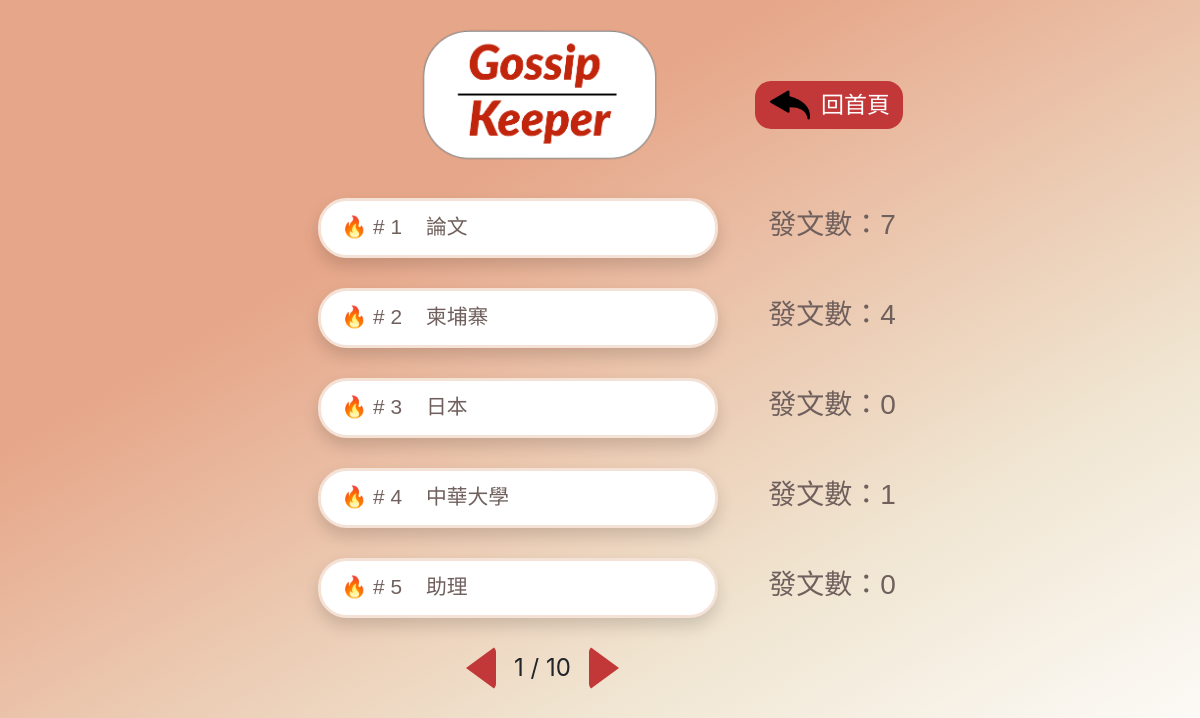
The page /topic on the database as committed earlier.
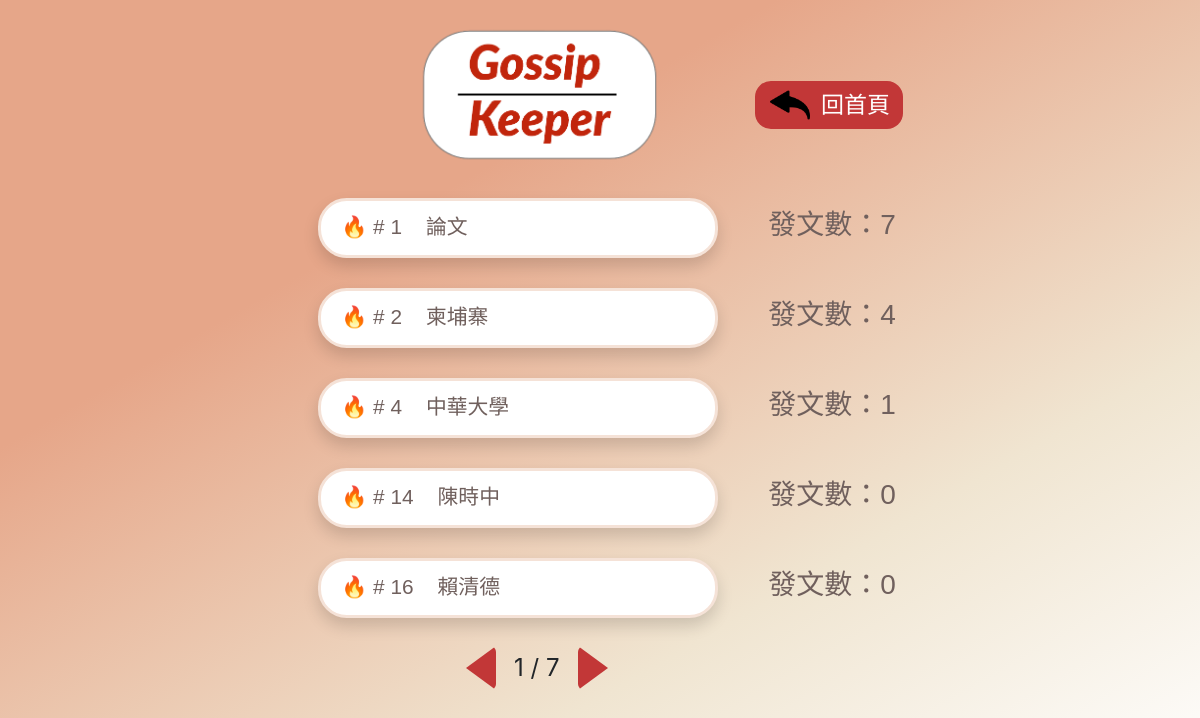
The same page on the database as committed later.
### FrontEnd/models.py (models this page shows)
class Topic(models.Model):
    name = models.CharField(max_length=20, verbose_name="話題", blank=True)
    post_number = models.IntegerField(verbose_name="發文數", default=0)
    times = models.IntegerField(verbose_name="出現次數", default=0)
    link = models.URLField(verbose_name="搜尋連結", blank=True, null=True)
    created_date = models.DateField(default=timezone.now,verbose_name='建立日期')
    update_date = models.DateField(auto_now=True, verbose_name='更新日期')
    class Meta:
        verbose_name = "話題"   # 單數
        verbose_name_plural = verbose_name   #複數
    def __str__(self):
        return self.name

### FrontEnd/views.py (the view)
# urls.py: path('topic', views.topic, name='topic'),
def topic(request):
    topic = Topic.objects.values('name').distinct()
    for t in topic:
        print(t['name'])
        post_num = Post.objects.filter(topic=t['name']).count()
        tme_post = Topic.objects.get(name=t['name'])
        print(tme_post)
        Topic.objects.filter(name=t['name']).update(post_number=post_num)
        print(post_num)
        print("------")
    topic = Topic.objects.all()
    paginator = Paginator(topic, 5)
    page = request.GET.get('page')
    topic = paginator.get_page(page)
    print("總共有",paginator.num_pages,"頁")
    print("多少資料",paginator.object_list)
    print(topic.paginator.page_range)
    context = {
        'topic':topic,
        'post_num':post_num
    }
    return render(request, "topic/topic.html", context)

### templates/topic/topic.html (shortened to what this page needs)
{% extends 'base/base.html' %}
{% block import %}
{% load static%}
<link rel="stylesheet" href="{% static 'css/topic/topic.css' %}">
{% endblock %}
{% block main %}
    <div class="container" style="height: 188px; display: flex; padding-left: 382px;">
        <div class="row row-one" style="padding:20px 0px">
            <div class="col-7">
                <div class="logo">
                    <img src="{% static 'img/index/LOGO.png' %}" class="img-fluid" alt="Gossip Keeper">
                </div>
            </div>
            <div class="col-5">
                <div class="previous_page">
                    <img src="{% static 'img/topic/left_arrow.png' %}" class="img-fluid left_arrow">
                    <a href="{% url 'index' %}" type="button" class="btn">回首頁</a>
                </div>
            </div>
        </div>
    </div>
    <div class="container" style="height: 558px;padding-left: 107px;">
        {% for t in topic %}
        <div class="row row-two" style="padding:10px 0px; margin-bottom: 10px;">
            <div class="col-7">
                <a href="{% url 'all' topic=t.name %}">
                    <div class="board shadow">
                        <span style="margin-right:24px">🔥 # {{ t.id }}</span>{{ t.name }}
                    </div>
                </a>
            </div>
            <div class="col-5">
                <h3 class="post-text">發文數：{{ t.post_number }}</h3>
            </div>
        </div>
        {% endfor %}
        {% if topic %}
        <div class="row row-three" style="    padding-left: 344px;">
            <ul class="pagination" style="position: absolute;">
                <li class="page-item">
                    <a href="{% if topic.has_previous %} ?page={{ topic.previous_page_number }} {% endif %}"><div class="previous_triangle"></div></a>
                </li>
                <span class="page">
                    {% for i in topic.paginator.page_range %}
                        {% if i == topic.number %}
                            {{ i }}
                        {% endif %}
                    {% endfor %}
                    / {{ topic.paginator.num_pages }}
                </span>
                <li class="page-item">
                    <a href="{% if topic.has_next %} ?page={{ topic.next_page_number }} {% endif %}"><div class="next_triangle"></div></a>
                </li>
            </ul>
        </div>
        {% endif %}
    </div>
{% endblock %}

### templates/base/base.html (shortened to what this page needs)
<!DOCTYPE html>
<html lang="zh-Hant">
<head>
    <link rel="stylesheet" href="https://stackpath.bootstrapcdn.com/bootstrap/4.2.1/css/bootstrap.min.css">
    {% load static%}
    <link rel="stylesheet" href="{% static 'css/base/base.css' %}">
    {% block import %}
    {% endblock %}
</head>
<body>
    {% block main %}
    {% endblock %}
</body>
</html>

### static/css/base/base.css (style rules this page uses)
* { margin: 0; padding: 0; }
body { height:100vh; background: -webkit-linear-gradient(-60deg, #E6A689 30%, #F0E5D1 70%,#FFFFFF); }

### static/css/topic/topic.css (style rules this page uses)
.logo { text-align: right; padding-right: 125px; }
.logo .img-fluid { max-width: 255px; }
.previous_page { height: 100%; padding-top: 10%; align-items: center; display: flex; }
.previous_page .btn { font-family: 'Noto Sans TC', sans-serif; color: #ffffff; background-color: #C23737; font-size: 23px; padding-left: 65px; border-radius: 1rem; }
.left_arrow { position: absolute; margin: 6px 15px; width: 40px; }
.board { font-family: 'Noto Sans TC', sans-serif; color: #70605D; font-size: 1.3rem; background-color: #FFFFFF; border: 3px solid #f5e2d7; border-radius: 1.8rem; width: 400px; height: 60px; padding: 10px 20px; float: right; }
.post-text { font-family: 'Noto Sans TC', sans-serif; color: #70605D; margin: 10px 20px; }
.next_triangle { width: 0; height: 0; margin-top: 8px; border-style: solid; border-width: 22px 0 22px 30px; border-color: transparent transparent transparent #c23737; border-radius: 6px; }
.previous_triangle { width: 0; height: 0; margin-top: 8px; border-style: solid; border-width: 22px 30px 22px 0; border-color: transparent #c23737 transparent transparent; border-radius: 6px; }
.page { margin: 12px 18px 0 18px; font-size: 1.5rem; }

Rows that differ between the two databases and show on the page:
removed Topic: id "3", name "日本", post_number "0"
removed Topic: id "5", name "助理", post_number "0"
now on this page (row unchanged): Topic: id "14", name "陳時中", post_number "0"
now on this page (row unchanged): Topic: id "16", name "賴清德", post_number "0"
Other text that changed with them:
{{ topic.paginator.num_pages }}: "10" → "7"
